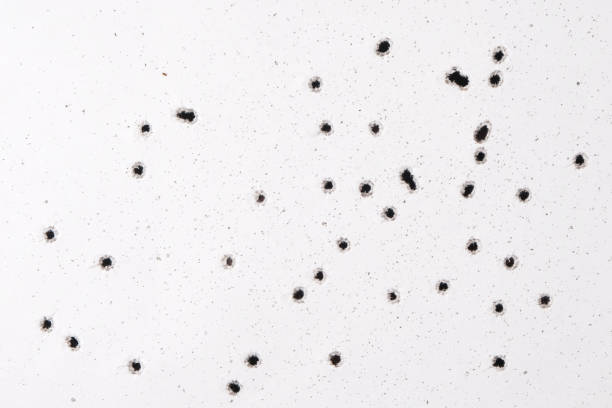
#> input picture crime_scene.jpg, 612 x 408 px
$ python image_processing.py
#> lines starting #> are read from the running program, lines starting #| are printed output that depends on the picture
from PIL import Image

img = Image.open("crime_scene.jpg")
#> img is the input picture: PIL image 612x408 RGB; mean R, G, B 239.6, 237.6, 239.6

transposed_img = img.transpose(Image.FLIP_LEFT_RIGHT)
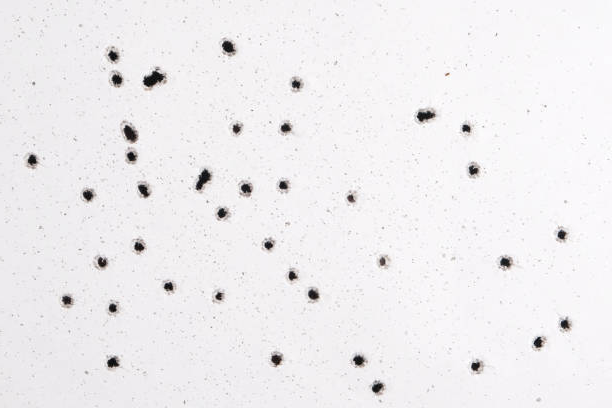
#> transposed_img: PIL image 612x408 RGB; mean R, G, B 239.6, 237.6, 239.6

transposed_img.save('fliped_crime_scene.jpg')

print("Done flipping")

import cv2

img = cv2.imread('crime_scene.jpg')
#> img: shape (408, 612, 3)
clahe = cv2.createCLAHE()

gray_scale = cv2.cvtColor(img, cv2.COLOR_BGR2GRAY)

cv2.imwrite('enhanced_img.jpg', clahe.apply(gray_scale))
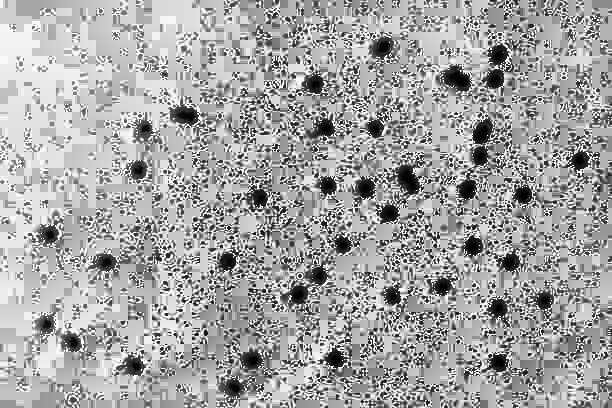
#> saved as enhanced_img.jpg: shape (408, 612); min 0, max 255, mean 165.1

$ run again, with img.jpg copied over crime_scene.jpg
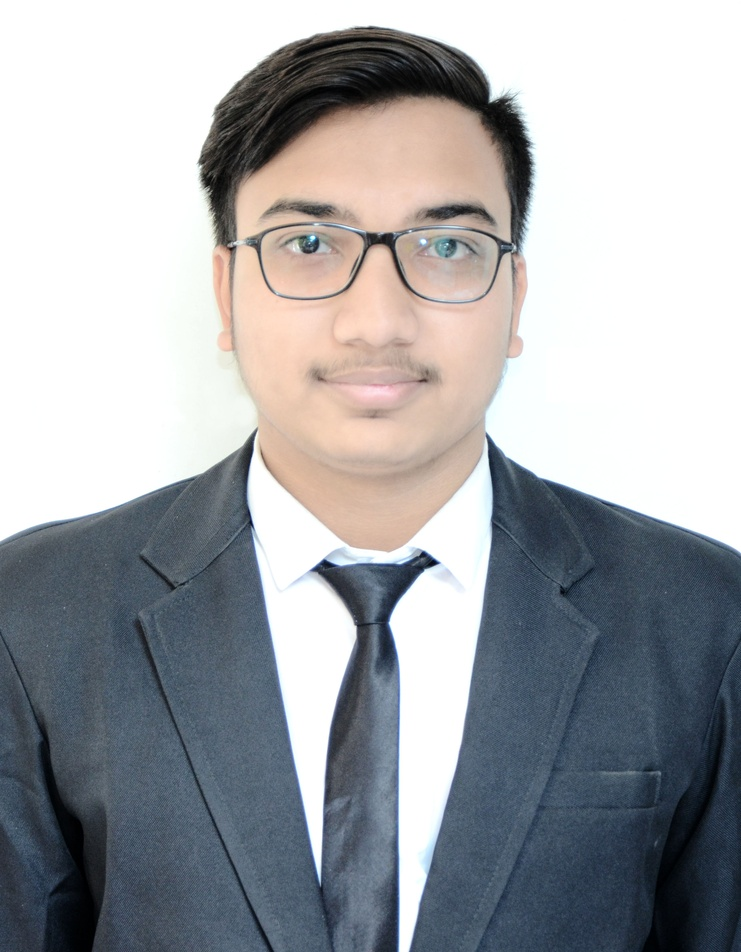
#> input picture img.jpg, 741 x 952 px, shrunk from 2362 x 3037 before the run
#> img is the input picture: PIL image 741x952 RGB; mean R, G, B 163, 164.9, 168.3
#> `transposed_img = img.transpose(Image.FLIP_LEFT_RIGHT)`:
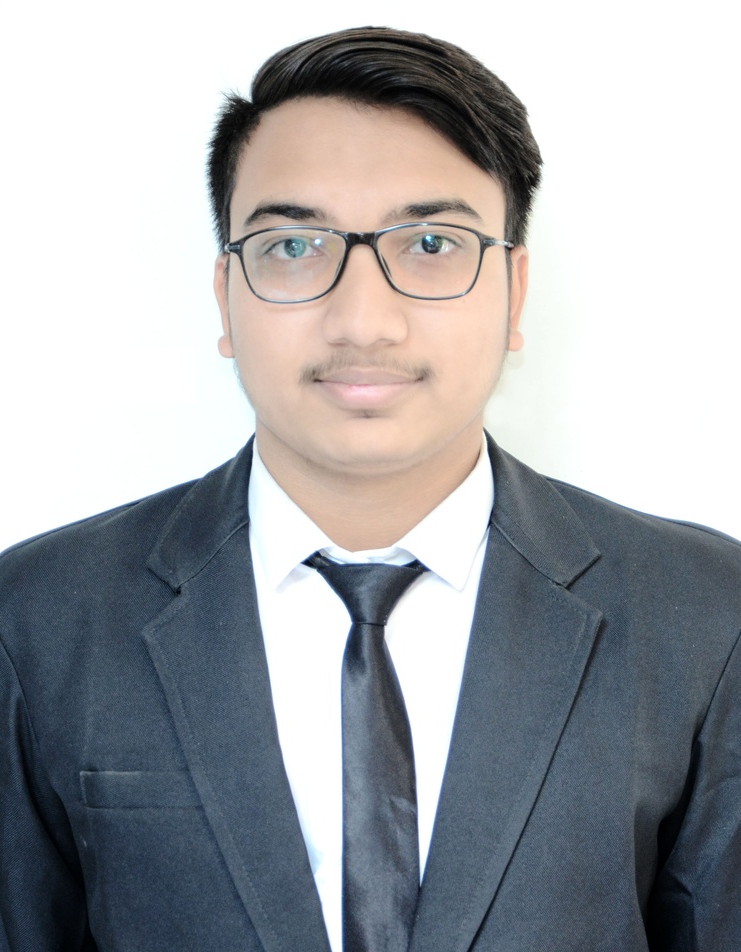
#> transposed_img: PIL image 741x952 RGB; mean R, G, B 163, 164.9, 168.3
#> img: shape (952, 741, 3)
#> `cv2.imwrite('enhanced_img.jpg', clahe.apply(gray_scale))`:
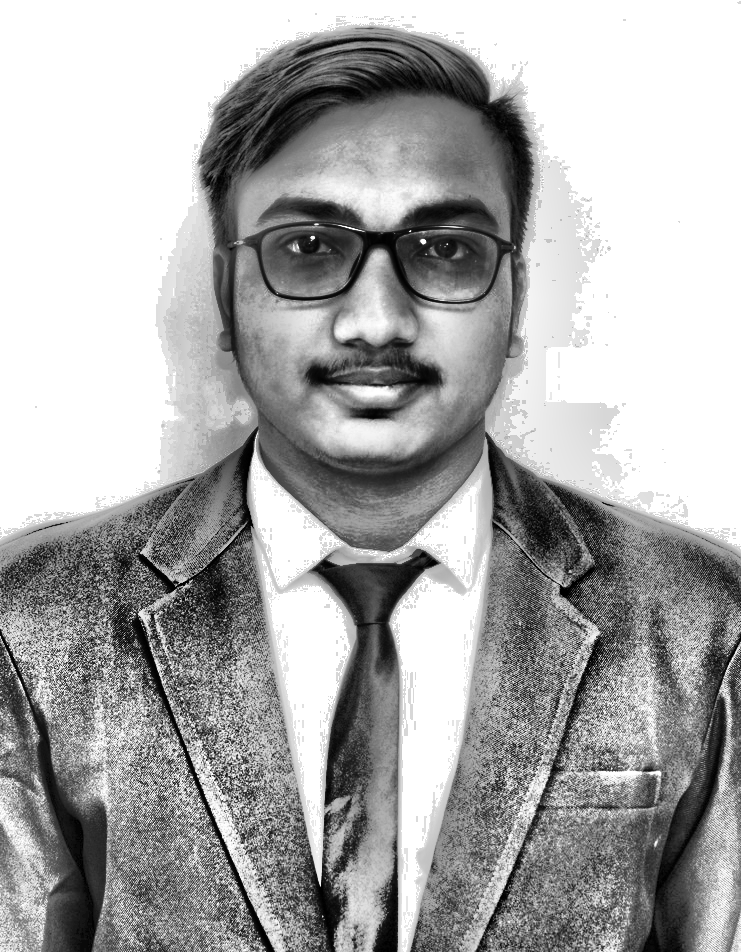
#> saved as enhanced_img.jpg: shape (952, 741); min 0, max 255, mean 169
